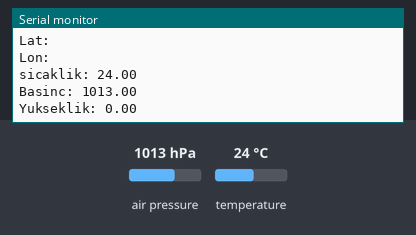
Recording of a sketch running on a simulated Arduino Uno, built with avr-gcc and run on an emulated ATmega328P. On the bench: the last lines printed to the serial monitor. The inputs (shaded band) are chosen by the test bench; at power-on: air pressure 1013 hPa, temperature 24 °C.

Above: at 2.2 s.
2.3 s: air pressure set to 952 hPa
At 3.3 s:
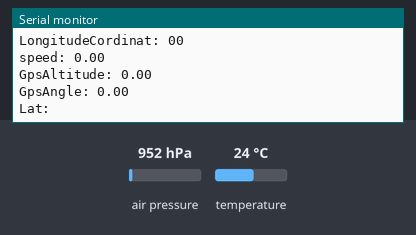
3.8 s: temperature set to 12 °C
At 4.8 s:
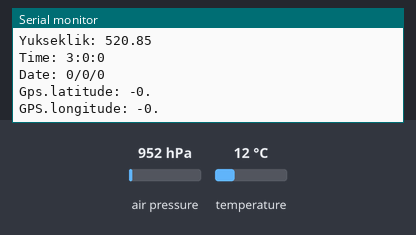
5.3 s: air pressure set to 975 hPa
At 5.9 s:
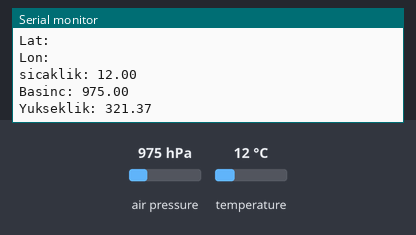
Timing chart, 0 to 8.3 s (numbered marks = the images above; inputs shaded):
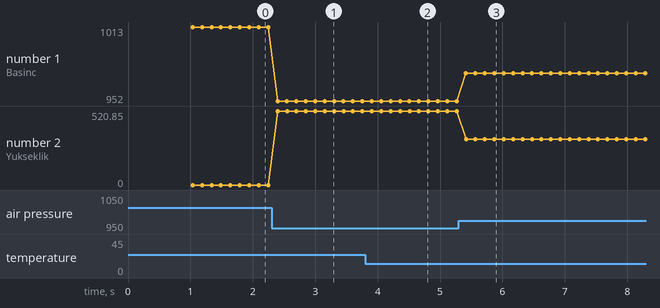

The sketch:

modelUydu.ino
```cpp
#include <Adafruit_GPS.h>
#include <SoftwareSerial.h>

#include <Adafruit_BMP280.h>

Adafruit_BMP280 bmp; // I2C Interface


// Connect the GPS Power pin to 5V
// Connect the GPS Ground pin to ground
// Connect the GPS TX (transmit) pin to Digital 8
// Connect the GPS RX (receive) pin to Digital 7

SoftwareSerial mySerial(8, 7);
Adafruit_GPS GPS(&mySerial);
#define GPSECHO  true
#define HOUR_OFFSET +3

float ilkBasinc = 0;
void setup()
{
  Serial.begin(115200);
  GPS.begin(9600);
  GPS.sendCommand(PMTK_SET_NMEA_OUTPUT_RMCONLY);
  GPS.sendCommand(PMTK_SET_NMEA_UPDATE_10HZ);
  GPS.sendCommand(PGCMD_ANTENNA);

  delay(1000);
  //enableGPSInterrupt();


  Serial.println(F("BMP280 test"));

  if (!bmp.begin()) {
    Serial.println(F("Could not find a valid BMP280 sensor, check wiring!"));
    while (1);
  }

  /* Default settings from datasheet. */
  bmp.setSampling(Adafruit_BMP280::MODE_NORMAL,     /* Operating Mode. */
                  Adafruit_BMP280::SAMPLING_X2,     /* Temp. oversampling */
                  Adafruit_BMP280::SAMPLING_X16,    /* Pressure oversampling */
                  Adafruit_BMP280::FILTER_X16,      /* Filtering. */
                  Adafruit_BMP280::STANDBY_MS_500);

  for(int i =0;i<5;i++){
    ilkBasinc = bmp.readPressure()/100;
  }

  ilkBasinc = 0;


  for(int i =0;i<10;i++){
    ilkBasinc += bmp.readPressure()/100;
  }

  ilkBasinc = ilkBasinc/10;


}

uint32_t timer = millis();
void loop()                     // run over and over again
{
 GPSSensoru();

}
void BMP280Sensoru(){

   Serial.println("sicaklik: "+String(bmp.readTemperature()));
   Serial.println("Basinc: "+String(bmp.readPressure()/100));
   Serial.println("Yukseklik: "+String(bmp.readAltitude(ilkBasinc)));

}

void GPSSensoru(){

   char c = GPS.read();
  if ((c) && (GPSECHO))

  if (GPS.newNMEAreceived()) {

    if (!GPS.parse(GPS.lastNMEA()))
      return;
  }


  if (millis() - timer > 150) {

  timer = millis();

  String GpsTime = String(GPS.hour+HOUR_OFFSET) + ":" + GPS.minute + ":" + GPS.seconds ;
  String GpsDate = String(GPS.day) + "/"+GPS.month+"/"+GPS.year;
  String LatitudeValue = String(GPS.latitude);
  String LongitudeValue = String(GPS.longitude);

  String Latitude = String(LatitudeValue[0]) + LatitudeValue[1];
  String Longitude = String(LongitudeValue[0]) + LongitudeValue[1];
  String LatitudeMark;
  String LotitudeMark;

  if(GPS.lat == 'N'){
    LatitudeMark = 'N';
  }else if(GPS.lat == 'E'){
    LatitudeMark = 'E';
  }else if(GPS.lat == 'S'){
    LatitudeMark = 'S';
  }else if(GPS.lat == 'W'){
    LatitudeMark = 'W';
  }

   if(GPS.lon == 'N'){
    LotitudeMark = 'N';
  }else if(GPS.lon == 'E'){
    LotitudeMark = 'E';
  }else if(GPS.lon == 'S'){
    LotitudeMark = 'S';
  }else if(GPS.lon == 'W'){
    LotitudeMark = 'W';
  }


  if(GPS.lat == 'N' || GPS.lat == 'E'){
    Latitude = "+" + Latitude;
  }else{
    Latitude = "-" + Latitude;
  }


  if(GPS.lon == 'N' || GPS.lon == 'E'){
    Longitude = "+" + Longitude;
  }else{
    Longitude = "-" + Longitude;
  }


  String LatitudeCordinat = "";
  String LongitudeCordinat = "";

   for(int i=2 ; i<LatitudeValue.length() ; i++){

     LatitudeCordinat = LatitudeCordinat + LatitudeValue[i];

   }

     for(int i=2 ; i<LongitudeValue.length() ; i++){

     LongitudeCordinat = LongitudeCordinat + LongitudeValue[i];

   }

  String GpSspeed = String(GPS.speed);
  String GpsAltitude = String(GPS.altitude);
  String GpsAngle = String(GPS.angle);


  Serial.println("Time: "+GpsTime);
  Serial.println("Date: "+GpsDate);
  Serial.println("Gps.latitude: "+Latitude);
  Serial.println("GPS.longitude: "+Longitude);
  Serial.println("LatitudeCordinat: "+LatitudeCordinat);
  Serial.println("LongitudeCordinat: "+LongitudeCordinat);
  Serial.println("speed: "+GpSspeed);
  Serial.println("GpsAltitude: "+GpsAltitude);
  Serial.println("GpsAngle: "+GpsAngle);
  Serial.println("Lat: "+LatitudeMark);
  Serial.println("Lon: "+LotitudeMark);
  BMP280Sensoru();


  }

}


SIGNAL(TIMER0_COMPA_vect) {
  // Use a timer interrupt once a millisecond to check for new GPS data.
  // This piggybacks on Arduino's internal clock timer for the millis()
  // function.
  GPS.read();
}

void enableGPSInterrupt() {
  // Function to enable the timer interrupt that will parse GPS data.
  // Timer0 is already used for millis() - we'll just interrupt somewhere
  // in the middle and call the "Compare A" function above
  OCR0A = 0xAF;
  TIMSK0 |= _BV(OCIE0A);
}
```

Measured:
- after the input at 2.3 s, the serial monitor: prints a new line after 0.10 s (image 1)
- after the input at 3.8 s, the serial monitor: prints a new line after 0.10 s (image 2)
- after the input at 5.3 s, the serial monitor: prints a new line after 0.12 s (image 3)
- plotted number 1: 1013 → 952 after the input at 2.3 s, 952 → 975 after the input at 5.3 s
- plotted number 2: 0 → 520.85 after the input at 2.3 s, 520.85 → 321.37 after the input at 5.3 s
